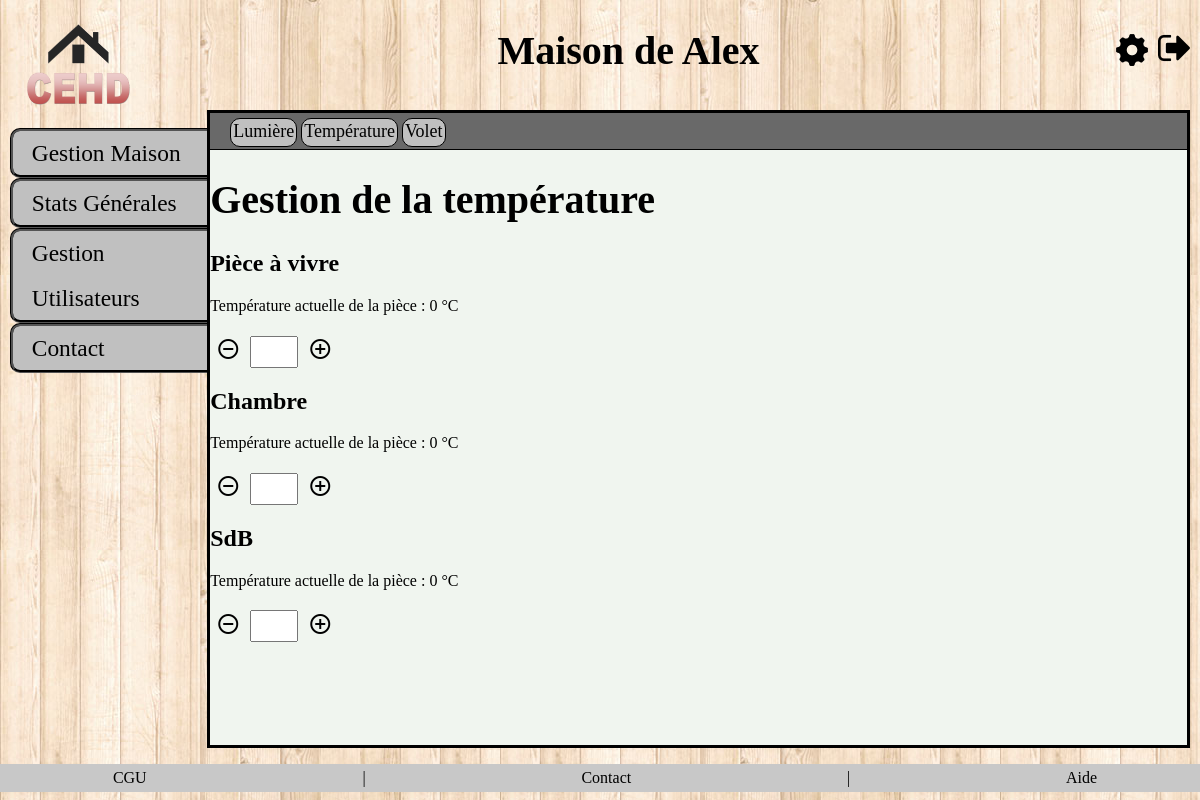
The app's page /index.php?action=module_temp (signed in) with its own data.
### tables this page shows
CREATE TABLE `effector` (
  `id_effector` int(2) UNSIGNED ZEROFILL NOT NULL,
  `effector_type` enum('LIGHT_CTRL','TEMP_CTRL','SHUTTER_CTRL') NOT NULL,
  `request_value` float UNSIGNED DEFAULT NULL,
  `effector_name` varchar(30) DEFAULT NULL,
  `id_room` int(10) UNSIGNED ZEROFILL NOT NULL
);

CREATE TABLE `room` (
  `id_room` int(10) UNSIGNED ZEROFILL NOT NULL,
  `name` varchar(20) NOT NULL,
  `floor_name` varchar(20) NOT NULL,
  `size` float UNSIGNED NOT NULL,
  `room_type` enum('CHAMBRE','SALON','CUISINE','SALLE DE BAIN','TOILETTE','BUREAU','AUTRE') NOT NULL,
  `id_home` int(10) UNSIGNED ZEROFILL NOT NULL
);

CREATE TABLE `sensor` (
  `id_sensor` int(2) UNSIGNED ZEROFILL NOT NULL,
  `sensor_type` enum('LIGHT','TEMP','SHUTTER','CONSO') NOT NULL,
  `current_state` tinyint(1) NOT NULL DEFAULT '1',
  `current_value` float UNSIGNED NOT NULL,
  `sensor_name` varchar(30) DEFAULT NULL,
  `id_room` int(10) UNSIGNED ZEROFILL NOT NULL
);

### model/effector.php (called while the page is built, shortened)
<?php
function get_temp_control($id_home){
    $db=dbConnect();
    $req= $db->prepare('SELECT * FROM effector NATURAL JOIN room NATURAL JOIN sensor
WHERE id_home=? AND effector_type=? AND sensor_type=?');
    $req->bindValue(1,$id_home,PDO::PARAM_INT);
    $req->bindValue(2,'TEMP_CTRL',PDO::PARAM_STR);
    $req->bindValue(3,'TEMP',PDO::PARAM_STR);
    $req->execute();
    return $req;
}

### controller/effector.php (called while the page is built, shortened)
<?php
require_once ROOT.'/model/effector.php';
function getTempControl($id_home){
    $req=get_temp_control($id_home);
    return $req;
}

### view/frontend/module_temp.php (the view, shortened to what this page needs)
<h1>Gestion de la température</h1>
<div>
    <?php while ($temp = $req->fetch()){ ?>
    <div>
        <h2><?= $temp['name']; ?></h2>
        <div>
            <p>Température actuelle de la pièce : <?= $temp['current_value']; ?> °C</p>
            <div class="input-group plus-minus-input">
                <button type="button" class="button hollow circle change_qty minus cursor_hover" data-quantity="minus" data-field="quantity<?= $temp['id_room'];?>" datafld="<?= $temp['id_effector'];?>"  id="temp">
                    <i class="material-icons">remove_circle_outline</i>
                </button>
                <input class="input-group-field" type="text" name="quantity<?= $temp['id_room'];?>" value="<?= $temp['request_value']; ?>" max="30" min="15" step="0.1" readonly>
                <button type="button" class="button hollow circle change_qty plus cursor_hover" data-quantity="plus" data-field="quantity<?= $temp['id_room'];?>" datafld="<?= $temp['id_effector'];?>" id="temp">
                    <i class="material-icons">add_circle_outline</i>
                </button>
            </div>
        </div>
    </div>
    <?php } ?>
</div>
<?php require('tab_template.php'); ?>

### public/css/style.css (style rules this page uses)
@media screen and (min-width: 915px ) { body { height: 100vh; margin: 0; padding: 0; display: flex; flex-direction: column; background-image: url('../img/fond.jpg'); } }
@media screen and (min-width: 915px ) { h1 { font-weight: bold; font-size: 2em; } }
@media screen and (min-width: 915px ) { h1 { font-size: 2.5em; } }
@media screen and (min-width: 915px ) { .plus-minus-input { -webkit-align-items: center; -ms-flex-align: center; align-items: center; } }
@media screen and (min-width: 915px ) { .plus-minus-input .input-group-field { text-align: center; } }
@media screen and (min-width: 915px ) { .plus-minus-input .input-group-field { height:26px; width:40px; text-align:center; } }
@media screen and (min-width: 915px ) { .plus-minus-input button { background-color: Transparent; border: transparent; cursor:pointer; overflow: hidden; outline:none; position: relative; top: 5px; } }

### records on screen
effector: id_room.name "Pièce à vivre", sensor.current_value "0"
effector: id_room.name "Chambre", sensor.current_value "0"
effector: id_room.name "SdB", sensor.current_value "0"

### other values on screen
$_SESSION['name'] "Alex"
